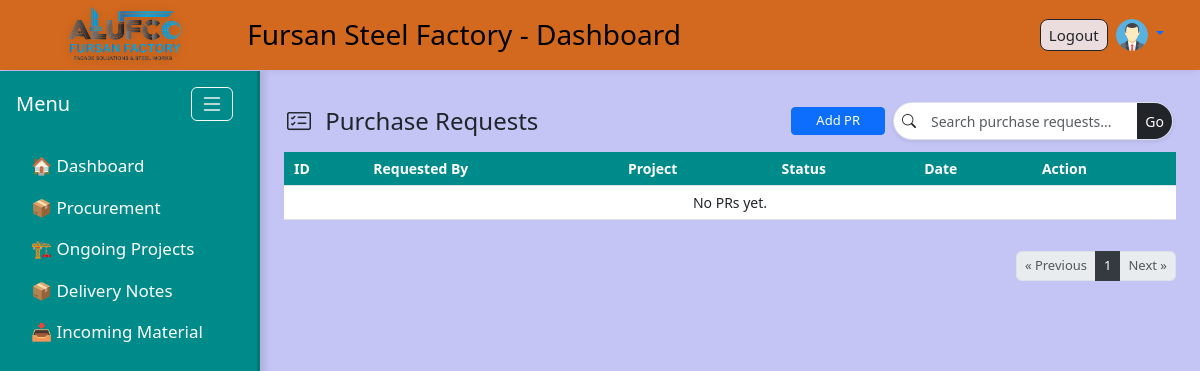
/procurement/purchase-requests/ (signed in), run on an earlier commit of the app's database.
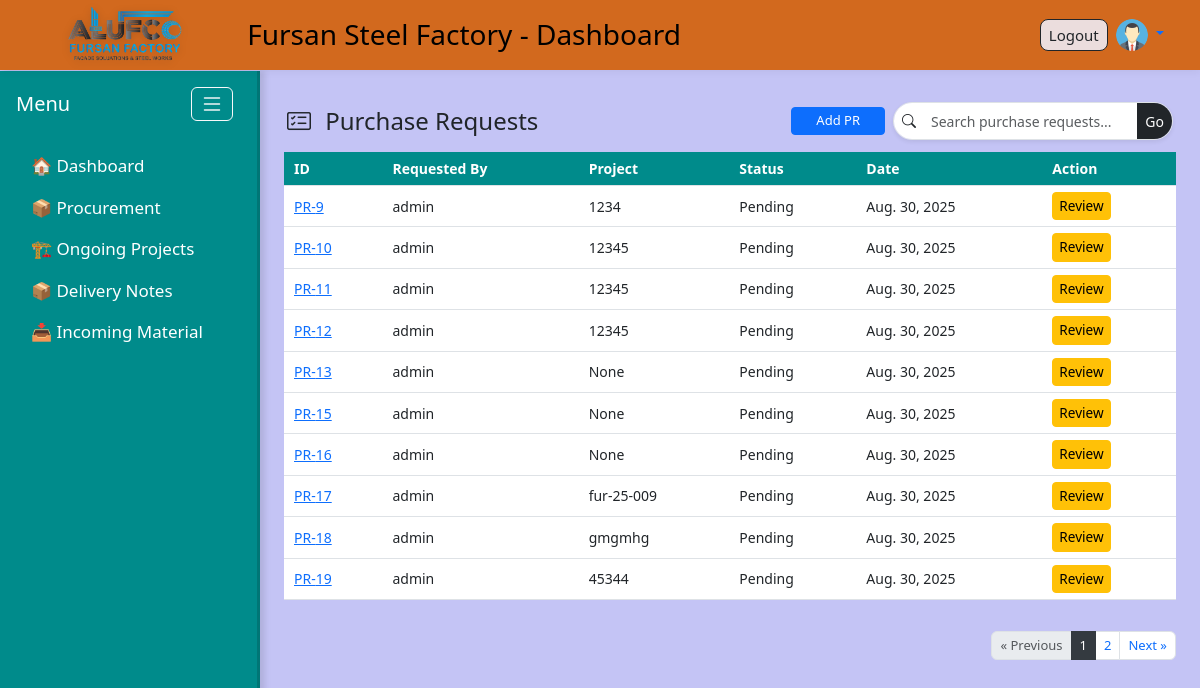
And on a later commit of the database.
### procurement/models.py (models this page shows, shortened)
class PurchaseRequest(models.Model):
    requested_by = models.ForeignKey(settings.AUTH_USER_MODEL, on_delete=models.CASCADE)
    approved_by = models.ForeignKey(
        settings.AUTH_USER_MODEL,
        on_delete=models.SET_NULL,
        null=True, blank=True,
        related_name='approved_requests'
    )
    project = models.ForeignKey('ongoing_projects.OngoingProject', on_delete=models.SET_NULL, null=True, blank=True)
    request_date = models.DateField(auto_now_add=True)
    status = models.CharField(max_length=20, choices=PR_STATUS, default='pending')
    notes = models.TextField(blank=True, null=True)

### ongoing_projects/models.py (models this page shows, shortened)
class OngoingProject(models.Model):
    code = models.CharField(max_length=50)
    po_number = models.CharField("Contract / P.O No", max_length=100)
    client = models.CharField(max_length=200)
    location = models.CharField(max_length=200)
    po_description = models.TextField()
    po_amount = models.DecimalField(max_digits=12, decimal_places=2)
    budgetary_cost = models.DecimalField(max_digits=12, decimal_places=2)
    expected_profit = models.DecimalField(max_digits=12, decimal_places=2)
    down_payment = models.CharField(max_length=100, blank=True, null=True)
    shop_drawing = models.CharField(max_length=100, blank=True, null=True)
    date = models.DateField(null=True, blank=True)
    status = models.CharField(max_length=20, choices=STATUS_CHOICES, default="In Progress")
    def __str__(self):
        return self.code

### procurement/views.py (the view)
# urls.py: path('purchase-requests/', views.pr_list, name='pr_list'),
@login_required
def pr_list(request):
    query = request.GET.get('q', '')  # for optional search
    page_number = request.GET.get('page', 1)
    if is_manager(request.user):
        prs_qs = PurchaseRequest.objects.filter(status='pending').order_by('-request_date')
        is_manager_view = True
    else:
        prs_qs = PurchaseRequest.objects.filter(requested_by=request.user).order_by('-request_date')
        is_manager_view = False
    if query:
        prs_qs = [pr for pr in prs_qs if query.lower() in str(pr.project).lower()]
    paginator = Paginator(prs_qs, 10)
    prs_page = paginator.get_page(page_number)
    context = {
        'prs': prs_page,
        'is_manager': is_manager_view,
        'query': query,
    }
    return render(request, 'procurement/pr_list.html', context)

### procurement/views.py (called while the page is built)
def is_manager(user):
    return user.is_superuser or user.groups.filter(name='Manager').exists()

### procurement/templates/procurement/pr_list.html
{% extends 'base.html' %}
{% block content %}
<div class="d-flex align-items-center justify-content-between mb-1 pr-list-header">
    <h4 class="m-0 text-dark">
        <i class="bi bi-card-checklist me-2"></i> Purchase Requests
    </h4>
    <div class="d-flex align-items-center gap-2">
        <a href="{% url 'pr_add' %}" class="btn btn-sm btn-primary px-4">Add PR</a>
        <form method="get" class="mx-auto">
            <div class="input-group input-group-sm shadow-sm rounded-pill overflow-hidden border" style="height: 38px; max-width: 280px;">
                <span class="input-group-text bg-white border-0">
                    <i class="bi bi-search text-dark"></i>
                </span>
                <input type="text" name="q" class="form-control border-0"
                    placeholder="Search purchase requests..."
                    value="{{ request.GET.q|default:'' }}" style="font-size: 14px;">
                <button class="btn btn-dark border-0 rounded-0 rounded-end" type="submit">Go</button>
            </div>
        </form>
    </div>
</div>
<table class="table pr-list-table">
    <thead class="pr-table-head">
        <tr>
            <th>ID</th>
            <th>Requested By</th>
            <th>Project</th>
            <th>Status</th>
            <th>Date</th>
            <th>Action</th>
        </tr>
    </thead>
    <tbody>
        {% for pr in prs %}
        <tr>
            <td><a href="{% url 'pr_detail' pr.pk %}">PR-{{ pr.id }}</a></td>
            <td>{{ pr.requested_by }}</td>
            <td>{{ pr.project }}</td>
            <td>{{ pr.get_status_display }}</td>
            <td>{{ pr.request_date }}</td>
            <td>
                {% if is_manager %}
                    <a href="{% url 'pr_approve' pr.pk %}" class="btn btn-sm btn-warning">Review</a>
                {% endif %}
            </td>
        </tr>
        {% empty %}
        <tr>
            <td colspan="6" class="text-center">No PRs yet.</td>
        </tr>
        {% endfor %}
    </tbody>
</table>
<div class="d-flex justify-content-end mt-2">
    <nav aria-label="Page navigation">
        <ul class="pagination mb-0">
            {% if prs.has_previous %}
            <li class="page-item">
                <a class="page-link px-2 py-1" href="?page={{ prs.previous_page_number }}{% if request.GET.q %}&q={{ request.GET.q }}{% endif %}">&laquo; Previous</a>
            </li>
            {% else %}
            <li class="page-item disabled">
                <span class="page-link px-2 py-1">&laquo; Previous</span>
            </li>
            {% endif %}
            {% for num in prs.paginator.page_range %}
                {% if num >= prs.number|add:-2 and num <= prs.number|add:2 %}
                    {% if prs.number == num %}
                    <li class="page-item active">
                        <span class="page-link px-2 py-1">{{ num }}</span>
                    </li>
                    {% else %}
                    <li class="page-item">
                        <a class="page-link px-2 py-1" href="?page={{ num }}{% if request.GET.q %}&q={{ request.GET.q }}{% endif %}">{{ num }}</a>
                    </li>
                    {% endif %}
                {% endif %}
            {% endfor %}
            {% if prs.has_next %}
            <li class="page-item">
                <a class="page-link px-2 py-1" href="?page={{ prs.next_page_number }}{% if request.GET.q %}&q={{ request.GET.q }}{% endif %}">Next &raquo;</a>
            </li>
            {% else %}
            <li class="page-item disabled">
                <span class="page-link px-2 py-1">Next &raquo;</span>
            </li>
            {% endif %}
        </ul>
    </nav>
</div>
{% endblock %}

What changed in the data, as far as the page shows it:
added PurchaseRequest: id "9", requested_by "admin", project "1234", status "Pending", request_date "Aug. 30, 2025"
added PurchaseRequest: id "10", requested_by "admin", project "12345", status "Pending", request_date "Aug. 30, 2025"
added PurchaseRequest: id "11", requested_by "admin", project "12345", status "Pending", request_date "Aug. 30, 2025"
added PurchaseRequest: id "12", requested_by "admin", project "12345", status "Pending", request_date "Aug. 30, 2025"
added PurchaseRequest: id "13", requested_by "admin", project "None", status "Pending", request_date "Aug. 30, 2025"
added PurchaseRequest: id "15", requested_by "admin", project "None", status "Pending", request_date "Aug. 30, 2025"
added PurchaseRequest: id "16", requested_by "admin", project "None", status "Pending", request_date "Aug. 30, 2025"
added PurchaseRequest: id "17", requested_by "admin", project "fur-25-009", status "Pending", request_date "Aug. 30, 2025"
added PurchaseRequest: id "18", requested_by "admin", project "gmgmhg", status "Pending", request_date "Aug. 30, 2025"
added PurchaseRequest: id "19", requested_by "admin", project "45344", status "Pending", request_date "Aug. 30, 2025"
Also different on the page:
new list line: "2"
text no longer shown: "No PRs yet."
